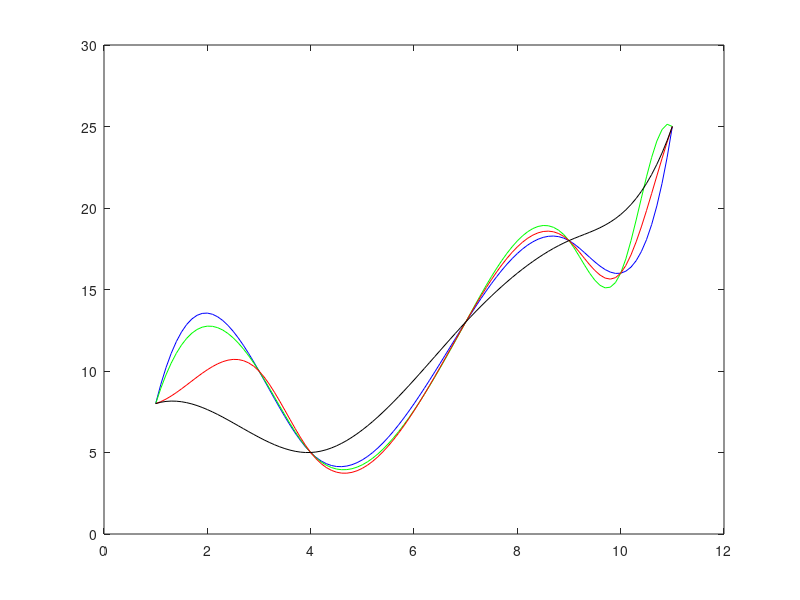

The MATLAB script that drew this image:
clear

x = [1 3 4 7 9 10 11];
y = [8 10 5 13 18 16 25];

% ex 1
sol = spline(x, y, 5); % spline básica
disp(sol);

res = spline(x, y);
res.coefs


% ex 2
sol2 = spline(x, [10 y -4], 9.5); % forçar derivadas nas fronteiras (1 e 11)
disp(sol2);

res2 = spline(x, [10 y 0-4]);
res2.coefs

xaux = 1:0.1:11;
yaux = spline(x, y, xaux);
plot(xaux, yaux, 'blue');
hold on;

yaux_der = spline(x, [10 y -4], xaux);
plot(xaux, yaux_der, 'green');


% Spline COMPLETA (ex 3)
np = length(x);

% estimativa da derivada na fronteira inferior
d1 = (y(1) - y(2)) / (x(1) - x(2));

% estimatica da derivada na fronteira superior
dn = (y(np) - y(np-1)) / (x(np) - x(np-1));


yaux_c=spline(x(1:np),[d1 y(1:np) dn],xaux);
plot(xaux,yaux_c,'red')

sol3 = spline([1 4 7 9 10], [d1 8 5 13 18 25 dn], 3.25);
disp(sol3);

yaux_c=spline(x([1,3:(np-2),np]),[d1 y([1,3:(np-2),np]) dn],xaux);
sol3_2 = spline(x([1,3:(np-2),np]),[d1 y([1,3:(np-2),np]) dn], 3.25);
disp(sol3);
plot(xaux,yaux_c,'k')

% spline(X, Y, XQ)
% - X must be a vector
% - if Y is a vector, Y(j) is the value at X(j)
% - if Y is a matrix, Y(:,...,:,j) is the value at X(j)
